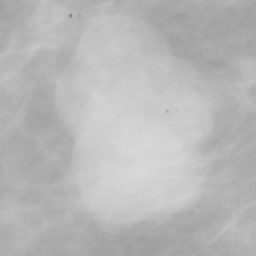
#> input picture Lecture/original.png, 128 x 128 px (shown 2 times larger)
$ python Lecture8.py
#> lines starting #> are read from the running program, lines starting #| are printed output that depends on the picture; after the words box and inside, x2 and y2 are one past the last pixel; in counts of white or black regions, pixels touching at a corner belong together
# -*- coding: utf-8 -*-
"""
Created on Fri Mar 19 20:27:56 2021

@author: Saad  Ishtiaq
"""

import numpy as np
import imageio as io
import matplotlib.pyplot as plt
import cv2 as cv


img=cv.imread("original.png",0)
#> img is the input picture: shape (128, 128); min 134, max 217, mean 183.9

plt.hist(img.ravel(),bins=100)
plt.show()
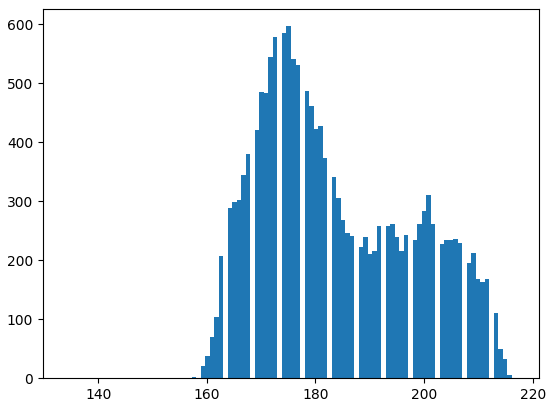
#> figure drawn by matplotlib, 1 panel; tallest bar 597 high, from x = 174.7 to 175.5
plt.close()


r,c=img.shape
#> r = 128; c = 128
i=0
j=0
thresh=157
new_im=np.zeros((r,c),dtype=np.uint8)

for i in range(r):
    for j in range(c):
        if(img[i,j]<(thresh)):
                new_im[i,j]=1
        else:
                new_im[i,j]=0
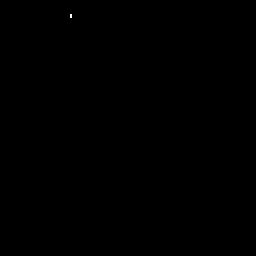
#> new_im: shape (128, 128) (shown 2 times larger); values 0 (black) and 1 (white), 0.01% white in thin lines or dots, all inside (x1, y1, x2, y2) = (35, 7, 36, 9)

plt.imshow(img,cmap="gray")
plt.show()
plt.close()


img=cv.imread("original.png",0)
thresh=190
r,c=img.shape
i=0
j=0
new_im=np.zeros((r,c),dtype=np.uint8)
for i in range(r):
    for j in range(c):
        if(img[i,j]>=thresh):
            new_im[i,j]=255
        else:
            new_im[i,j]=0
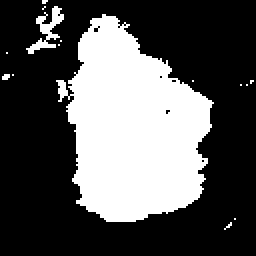
#> new_im: shape (128, 128) (shown 2 times larger); 33.7% white; 15 white regions (13 under 20 px), largest, box (x1, y1, x2, y2) and area: (28, 7, 107, 111) 5333, (13, 3, 32, 27) 154
plt.imshow(new_im,cmap="gray")

plt.show()
plt.close()
